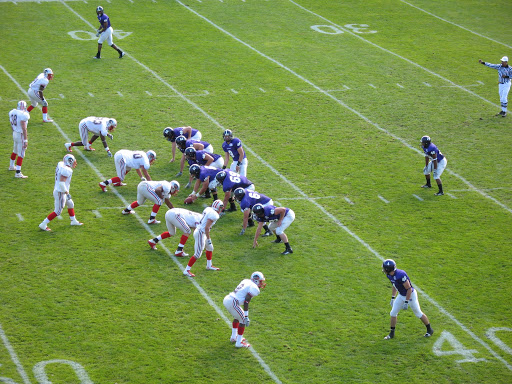
#> input picture Chapter 08. Image Formation/images/football.jpg, 512 x 384 px; the run also reads 2 pictures not shown here
$ jupyter execute --allow-errors '8.3 2D homographies.ipynb'
#> lines starting #> are read from the running program, lines starting #| are printed output that depends on the picture
# 8.3 2D Homographies

A 2D homography is a very general linear transformation between planes. In the previous notebook we applied rotations and translations to 3D points, which are examples of 3D euclidean homographies.

In computer vision, a homography is usually defined as a **perspective transformation of a plane**, in other words, a reprojection of a plane from one camera image into a different one, where the camera may have been translated and/or rotated. As a consequence, **any two images of the same planar surface in space are related by a homography**. This has many practical applications, such as image rectification, image registration, augmented reality, etc.

For 2D homographies, we have a $3x3$ matrix containing the linear transformation:$\\[010pt]$

$$
\begin{bmatrix} a & b & c \\ d & e & f \\ g & h & 1 \end{bmatrix} \begin{bmatrix} x \\ y \\  1\end{bmatrix}
=
\begin{bmatrix} u \\ v \\  w\end{bmatrix}\hspace{2cm} \begin{array}{rcr} x' = u\ /\ w \\ y' = v \ / \ w \end{array}\\[5pt] $$

<center>

</center>$\\[5pt]$

Notice that in such transformation:
- Lines are kept straight.
- Incident lines remain.

**In this notebook we will learn:**

- different types of homographies (<a href="#831">section 8.3.1</a>).
- how to find the parameters for a given homography in 2D (<a href="#832">section 8.3.2</a>).
- under which conditions a homography exists (<a href="#833">section 8.3.3</a>).

## Problem context - Homography in american football

American football is a team sport played by two teams of eleven players on a rectangular field with goalposts at each end. For the cool things we are going to implement we just need to know some points about this sport:

- The offense (the team with possession of the football) has 4 tries (called downs) for making the ball advance at least 10 yards (approx 9 meters).
- If a player passes the **down line** (yellow) with the ball, the offense have another 4 tries to advance 10 yards (from the point where the football was lost).
- **On television, a yellow line is electronically superimposed on the field to show the first down line to the viewing audience. Also, a blue line is superimposed showing where the play (the football) starts.**$\\[10pt]$

<center></center>$\\[3pt]$

As you can see in the image above, the offense is in the **3rd try** for advancing 10 yards (they advanced 5 yards in previous tries, so **the objective is 5 yards**). That information is given by a rectangle placed in the field showing **3rd (try) & 5 (yards to go)**.

Our objective in this notebook is to **place the blue line** (where the ball starts), the **yellow line** (down line) and the placed **rectangle** (which gives to the audience some information) **using homographies**. Cool, isn't?

[cell 1]
import numpy as np
import cv2
import matplotlib.pyplot as plt
import matplotlib
from math import cos,sin,pi

matplotlib.rcParams['figure.figsize'] = (12.0, 6.0)
images_path = './images/'

## 8.3.1 2D homography hierarchy levels <a id="831"></a>

But let's start from the beginning. All 2D homographies are linear transformations of 2D points, but there is a hierarchy level where we can distinguish different types of homographies (and, hence, transformations):$\\[10pt]$

<center></center>$\\[5pt]$

Throughout the next section we will cover these homography types. Let's go!

### <span style="color:orange">LEVEL 1: Translation</span>

$$\lambda \begin{bmatrix}x' \\ y' \\ 1 \end{bmatrix} = \begin{bmatrix} 1 & 0 & t_x \\ 0 & 1 & t_y \\ 0 & 0 & 1 \end{bmatrix}\begin{bmatrix}x \\ y \\ 1 \end{bmatrix} = \lambda \begin{bmatrix}x + t_x \\ y + t_y \\ 1 \end{bmatrix}\\[5pt]$$

Translation is the most simple homography, since pixels of the plane are **only shifted** in both $X$ and $Y$ directions.

### **<span style="color:green"><b><i>ASSIGNMENT 1a: Playing with... wait for it... translation!</i></b></span>**

Your first task is to:

1. Define a transformation matrix `M` that applies an arbitrary translation to the image `football.jpg`. Define such a matrix as having a `float64` format (more info about NumPy data types [here](https://numpy.org/doc/stable/user/basics.types.html)).

2. Apply such a homography to an image using the OpenCV function [`cv2.warpPerspective()`](https://docs.opencv.org/4.2.0/da/d54/group__imgproc__transform.html#gaf73673a7e8e18ec6963e3774e6a94b87). Take a look at its input arguments.

3. Finally, show both the original and the resulting image.

*Note: The size of the output image depends on the transformation we want to do, but for the following examples you can use the double of the width and height of the original image.*

<font color="blue">Output example:</font>

[cell 2]
# Write your code here!
matplotlib.rcParams['figure.figsize'] = (12.0, 6.0)

# Read image
image = cv2.imread(images_path + 'football.jpg')
#> image is the input picture: shape (384, 512, 3); mean B, G, R 73.1, 145.6, 119.3
image = cv2.cvtColor(image,cv2.COLOR_BGR2RGB)

# Define transformation matrix
M = np.array(None, dtype=None)

# Apply homography
n_rows = None
n_cols = None
#> (the rest of this cell did not finish here and is left out)

### <span style="color:orange">LEVEL 2: Euclidean transformation</span>

A linear transformation defining an euclidean (rigid) transformation has the shape:

$$\lambda \begin{bmatrix}x' \\ y' \\ 1 \end{bmatrix} = \begin{bmatrix} cos(\theta) & -sin(\theta) & t_x \\ sin(\theta) & cos(\theta) & t_y \\ 0 & 0 & 1 \end{bmatrix}\begin{bmatrix}x \\ y \\ 1 \end{bmatrix} = \lambda \begin{bmatrix}cos(\theta)x - sin(\theta)y + t_x \\ sin(\theta)x + cos(\theta)y  + t_y \\ 1 \end{bmatrix}\\[5pt]$$

As we saw in the previous notebook, this homography applies **rotation + translation**.
*Note that rotation is around the origin of coordinates (0,0), which is the top-left corner of the image.*

### **<span style="color:green"><b><i>ASSIGNMENT 1b: Euclidean transformation comes into play</i></b></span>**

Repeat the previous exercise using an Euclidean transformation, that is:

1. define the transformation matrix `M`,
2. apply it to the image,
3. show the initial and the resulting images.

<font color="blue">Output example:</font>

[cell 3]
# Write your code here!

# Define transformation matrix
theta = None
M = np.array(None, dtype=None)

# Apply homography
n_rows = None
n_cols = None
#> (the rest of this cell did not finish here and is left out)

### <span style="color:orange">LEVEL 3: Similarity</span>

The similarity transformation adds a scale to the previous one, so:

$$\lambda \begin{bmatrix}x' \\ y' \\ 1 \end{bmatrix} = \begin{bmatrix} s & 0 & 0 \\ 0 & s & 0 \\ 0 & 0 & 1 \end{bmatrix}\begin{bmatrix} cos(\theta) & -sin(\theta) & t_x \\ sin(\theta) & cos(\theta) & t_y \\ 0 & 0 & 1 \end{bmatrix}\begin{bmatrix}x \\ y \\ 1 \end{bmatrix} = \begin{bmatrix} s\cdot cos(\theta) & -s\cdot sin(\theta) & s\cdot t_x \\ s\cdot sin(\theta) & s\cdot cos(\theta) & s\cdot t_y \\ 0 & 0 & 1 \end{bmatrix}\begin{bmatrix}x \\ y \\ 1 \end{bmatrix} = \lambda \begin{bmatrix}s\cdot (cos(\theta)x - sin(\theta)y + t_x) \\ s\cdot (sin(\theta)x + cos(\theta)y  + t_y) \\ 1 \end{bmatrix}\\[5pt]$$

That is, this homography applies **rotation + translation + scale**.
*Note that scale have to be equal for both axes $x$ and $y$.*

### **<span style="color:green"><b><i>ASSIGNMENT 1c: Applying a similarity transformation</i></b></span>**

Repeat the previous exercise using a similarity transformation, that is:

1. define the transformation matrix `M`,
2. apply it to the image,
3. show the initial and the resulting images.

<font color="blue">Output example:</font>

[cell 4]
# Write your code here!

# Define transformation matrix
theta = None
scale = None
M = np.array(None, dtype=None)

# Apply homography
n_rows = None
n_cols = None
#> (the rest of this cell did not finish here and is left out)

### <span style="color:orange">LEVEL 4: Affine</span>

The affine transformation can be defined as:

$$\lambda \begin{bmatrix}x' \\ y' \\ 1 \end{bmatrix} = \begin{bmatrix} h_{00} & h_{01} & t_x \\ h_{10} & h_{11} & t_y \\ 0 & 0 & 1 \end{bmatrix}\begin{bmatrix}x \\ y \\ 1 \end{bmatrix} = \lambda \begin{bmatrix}h_{00}x + h_{01}y + t_x \\ h_{10}x + h_{11}y + t_y \\ 1 \end{bmatrix}\\[5pt]$$

This is an interesting homography because it appears quite often in real life (e.g. when the depth variation within the planar object and a camera is large):$\\[10pt]$

$\\[5pt]$

We can deffine it as a **rotation + translation + scale (different for each axis)** transform.

### **<span style="color:green"><b><i>ASSIGNMENT 1d: Affine transformation, I choose you</i></b></span>**

Repeat the previous assignment but using an affine transformation, that is:

1. define the transformation matrix `M`,
2. apply it to the image,
3. show the initial and the resulting images.

<font color="blue">Output example:</font>

[cell 5]
# Write your code here!

# Define transformation matrix
theta = None
s_x = None
s_y = None
M = np.array(None, dtype=None)

# Apply homography
n_rows = None
n_cols = None
#> (the rest of this cell did not finish here and is left out)

### <span style="color:orange">LEVEL 5: Projective</span>

And we have reached the top level, the projective transformation:

$$\lambda \begin{bmatrix}x' \\ y' \\ 1 \end{bmatrix} = \begin{bmatrix} h_{00} & h_{01} & h_{02} \\ h_{10} & h_{11} & h_{12}\\ h_{20} & h_{21} & 1 \end{bmatrix}\begin{bmatrix}x \\ y \\ 1 \end{bmatrix} = \lambda \begin{bmatrix}h_{00}x + h_{01}y + h_{02}\\ h_{10}x + h_{11}y + h_{12}\\ h_{20}x + h_{21}y + 1 \end{bmatrix}\\[5pt]$$

This is the general 2D homography since there are no constraints. Unlike the affine transformation, projective transformations appear in real life when variation in depth is comparable to the distance from the camera to an object:$\\[10pt]$

$\\[5pt]$

*Note that we used $h_{22}=1$ for fixing the scale factor in linear transformations. This constraint can be replaced with $\textbf{||h|| = 1}$ (better).*

The projective transformation is a very powerful tool, and it has many applications. **Take a look at the following example:**

[cell 6]
# Define transformation matrix
M = np.array([[3.1654,0.03225,1191.14702],[0.0799604,10.2911,263.9896],[-0.00014621,0.00300344,1]], dtype=np.float64)

# Apply homography
transformed = cv2.warpPerspective(image, M, (3100,2100))
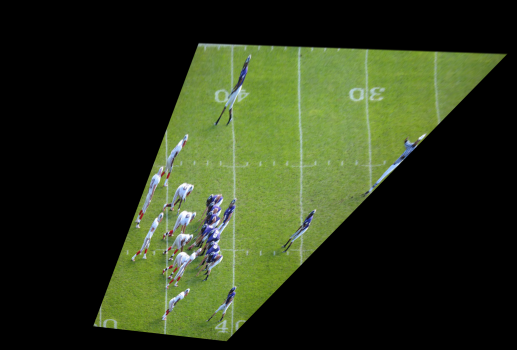
#> transformed: shape (2100, 3100, 3) (shown at 1/6 size); mean R, G, B 44.2, 54.2, 27.5

# Show the resulting image
plt.subplot(121)
plt.title("Original")
plt.imshow(image)
plt.subplot(122)
plt.title("Transformed")
plt.imshow(transformed);
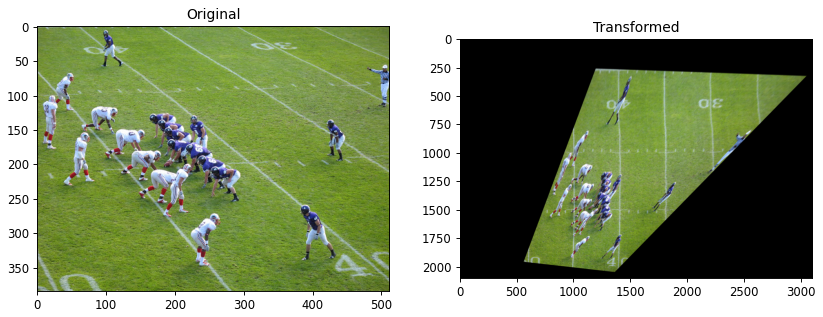
#> figure drawn by matplotlib, 2 panels

As you can see, the perspective of the image has been **removed** and the resultant (transformed) image is *like* an image taken from the air.

But, you can see that the coefficient of the employed transformation matrix are not some randomly picked numbers, so how can you obtain the specific matrix `M` that is able to do this? The short answer is from a set of corresponding points (rings any bell?). And going one step further: **How can a matrix `M` be obtained having pairs of correspondences**?

Just as a preview, in the example above, we have used the four corners of the rectangle that the white lines are forming and we have made them corresponded with an actual rectangle without perspective. Do not worry, we will explain this later, but first let's have a look at the maths behind this.

## 8.3.2 Solving the 2D homography: Direct Lineal Transformation (DLT) <a id="832"></a>

As you know, a general 2D homography that converts a point $p=(x,y)$ to another point $p'=(x',y')$ looks like this (in homogeneous coordinates):$\\[5pt]$

$$\lambda \begin{bmatrix}x' \\ y' \\ 1 \end{bmatrix} = \begin{bmatrix} h_{00} & h_{01} & h_{02} \\ h_{10} & h_{11} & h_{12}\\ h_{20} & h_{21} & 1 \end{bmatrix}\begin{bmatrix}x \\ y \\ 1 \end{bmatrix}$$

If we know the coordinates of the corresponding points in both images, we can build an equations' system to solve the coefficients of the matrix. Furthermore, knowing a certain amount of corresponding points that share the same homography will allow us to get a(n) (over)determined equation system to get them.

In this case, from a certain pair of points $i$, we can form a linear equations system in order to isolate the matrix variables:$\\[5pt]$

$$\begin{eqnarray}
x'_i = \frac{h_{00}x_i + h_{01}y_i + h_{02}}{h_{20}x_i + h_{21}y_i + 1}\  \longrightarrow \ x'_i(h_{20}x_i + h_{21}y_i + 1) = h_{00}x_i + h_{01}y_i + h_{02} \\[10pt]
y'_i = \frac{h_{10}x_i + h_{11}y_i + h_{12}}{h_{20}x_i + h_{21}y_i + 1}\ \longrightarrow \ y'_i(h_{20}x_i + h_{21}y_i + 1) = h_{10}x_i + h_{11}y_i + h_{12}
\end{eqnarray}
$$
$\\[10pt]$

This can be rewritten as:

$$A\mathbf{h} = 0 \longrightarrow
\begin{bmatrix}
-x_i & -y_i & -1 & 0 & 0 & 0 & x'_ix_i & x'_iy_i & x'_i \\
0 & 0 & 0 & -x_i & -y_i & -1 & y'_ix_i & y'_iy_i & y'_i
\end{bmatrix}
\begin{bmatrix}
h_{00} \\ h_{01} \\ h_{02} \\ h_{10} \\ h_{11} \\ h_{12} \\ h_{20} \\ h_{21} \\ 1
\end{bmatrix}
=
\begin{bmatrix}
0 \\ 0
\end{bmatrix}
\\[5pt]
$$

You can see that with less than 4 independent points ($rank(A) \lt 8$), there are infinitely many solutions behind $k\textbf{h}$.

But, if we have **4 or more independent pair of points** we can build the following expression:$\\[5pt]$

$$Ah = 0 \longrightarrow
\begin{bmatrix}
-x_1 & -y_1 & -1 & 0 & 0 & 0 & x'_1x_1 & x'_1y_1 & x'_1 \\
0 & 0 & 0 & -x_1 & -y_1 & -1 & y'_1x_1 & y'_1y_1 & y'_1 \\
& & & &\vdots \\
-x_n & -y_n & -1 & 0 & 0 & 0 & x'_nx_n & x'_ny_n & x'_n \\
0 & 0 & 0 & -x_n & -y_n & -1 & y'_nx_n & y'_ny_n & y'_n \\
\end{bmatrix}
\begin{bmatrix}
h_{00} \\ h_{01} \\ h_{02} \\ h_{10} \\ h_{11} \\ h_{12} \\ h_{20} \\ h_{21} \\ 1
\end{bmatrix}
=
\begin{bmatrix}
0 \\0\\ \vdots \\ 0 \\ 0
\end{bmatrix}
$$

- For $\textbf{n = 4}$ **independent pair of points** ($rank(A) = 8$), there is a solution $k\textbf{h}$ with $\textbf{h} \ne 0, k \ne 0$. This should be sufficient (and strictly it is, as we will test later), but the solution will be highly affected by the noise in the points coordinates, so this is not usually employed in applications with automatically detected points, but for manually chosen ones.$\\[5pt]$
- For $\textbf{n > 4}$ **independent pair of points** ($rank(A) \gt 8$), (e.g. those pairs of points detected by SIFT or Harris) there is not a solution (apart from $\textbf{h} = 0$) as the system is overdetermined. However, we can get the solution that minimizes the error in the points coordinates (that is, the least-squares solution): $\\[5pt]$

    - Arg. min$_h ||\textbf{Ah}||^2$ with $||\textbf{h}|| = 1$$\\[5pt]$
    - Solution $\hat{h}$: eigenvector of the smallest eigenvalue of $A^TA$

Note that if you know the specific type of the transformation, you may need less points to solve this equation system:

- **Translation** (2 unknowns) $\rightarrow$ **1 pair of points needed**
- **Euclidean** (3 unknowns) $\rightarrow$ **2 pair of points needed**
- **Similarity** (4 unknowns) $\rightarrow$ **2 pair of points needed**
- **Affine** (6 unknowns) $\rightarrow$ **3 pair of points needed**
- **Projective** (8 unknowns) $\rightarrow$ **4 pair of points needed**

But, as we said, usually, you need many more points for noise robustness, so this is not relevant at all.

Also, each type of transformation entails certain transformations and invariance, the table below resume this:$\\[10pt]$

<table>
<tbody>
<tr style="height: 23px;border: 1px solid black;">
<th style="height: 23px;border: 1px solid black;">&nbsp;</td>
<th style="height: 23px;border: 1px solid black;">Euclidean </td>
<th style="height: 23px;border: 1px solid black;">&nbsp;Similarity</td>
<th style="height: 23px;border: 1px solid black;">&nbsp;Affine</td>
<th style="height: 23px;border: 1px solid black;">&nbsp;Projective</td>
</tr>
<tr style="height: 23px;border: 1px solid black;">
<th style="height: 23px;border: 1px solid black;">&nbsp;Transformations:</td>
<td style="height: 23px;">&nbsp;</td>
<td style="height: 23px;">&nbsp;</td>
<td style="height: 23px;">&nbsp;</td>
<td style="height: 23px;">&nbsp;</td>
</tr>
<tr style="height: 23px;border: 1px solid black;">
<td style="height: 23px;border: 1px solid black;">&nbsp;Rotation, translation</td>
<td style="height: 23px;border: 1px solid black;">&nbsp;x</td>
<td style="height: 23px;border: 1px solid black;">&nbsp;x</td>
<td style="height: 23px;border: 1px solid black;">&nbsp;x</td>
<td style="height: 23px;border: 1px solid black;">&nbsp;x</td>
</tr>
<tr style="height: 23px;border: 1px solid black;">
<td style="height: 23px;border: 1px solid black;">&nbsp;Isotropic scale</td>
<td style="height: 23px;border: 1px solid black;">&nbsp;</td>
<td style="height: 23px;border: 1px solid black;">&nbsp;x</td>
<td style="height: 23px;border: 1px solid black;">&nbsp;x</td>
<td style="height: 23px;border: 1px solid black;">&nbsp;x</td>
</tr>
<tr style="height: 23px;border: 1px solid black;">
<td style="height: 23px;border: 1px solid black;">&nbsp;Axes scale</td>
<td style="height: 23px;border: 1px solid black;">&nbsp;</td>
<td style="height: 23px;border: 1px solid black;">&nbsp;</td>
<td style="height: 23px;border: 1px solid black;">&nbsp;x</td>
<td style="height: 23px;border: 1px solid black;">&nbsp;x</td>
</tr>
<tr style="height: 23px;border: 1px solid black;">
<td style="height: 23px;border: 1px solid black;">&nbsp;Perspective transformation</td>
<td style="height: 23px;border: 1px solid black;">&nbsp;</td>
<td style="height: 23px;border: 1px solid black;">&nbsp;</td>
<td style="height: 23px;border: 1px solid black;">&nbsp;</td>
<td style="height: 23px;border: 1px solid black;">&nbsp;x</td>
</tr>
<tr style="height: 23px;border: 1px solid black;">
<th style="height: 23px;border: 1px solid black;">&nbsp;Invariants:</td>
<td style="height: 23px;">&nbsp;</td>
<td style="height: 23px;">&nbsp;</td>
<td style="height: 23px;">&nbsp;</td>
<td style="height: 23px;">&nbsp;</td>
</tr>
<tr style="height: 23px;border: 1px solid black;">
<td style="height: 23px;border: 1px solid black;">&nbsp;Distance</td>
<td style="height: 23px;border: 1px solid black;">&nbsp;x</td>
<td style="height: 23px;border: 1px solid black;">&nbsp;</td>
<td style="height: 23px;border: 1px solid black;">&nbsp;</td>
<td style="height: 23px;border: 1px solid black;">&nbsp;</td>
</tr>
<tr style="height: 23px;border: 1px solid black;">
<td style="height: 23px;border: 1px solid black;">&nbsp;Angles, distance ratios</td>
<td style="height: 23px;border: 1px solid black;">&nbsp;x</td>
<td style="height: 23px;border: 1px solid black;">&nbsp;x</td>
<td style="height: 23px;border: 1px solid black;">&nbsp;</td>
<td style="height: 23px;border: 1px solid black;">&nbsp;</td>
</tr>
<tr style="height: 23px;border: 1px solid black;">
<td style="height: 23px;border: 1px solid black;">Parallelism, mass center</td>
<td style="height: 23px;border: 1px solid black;">&nbsp;x</td>
<td style="height: 23px;border: 1px solid black;">&nbsp;x</td>
<td style="height: 23px;border: 1px solid black;">&nbsp;x</td>
<td style="height: 23px;border: 1px solid black;">&nbsp;</td>
</tr>
<tr style="height: 23px;border: 1px solid black;">
<td style="height: 23px;border: 1px solid black;">&nbsp;<a href="https://en.wikipedia.org/wiki/Cross-ratio" target="_blank">Cross-ratio</a></td>
<td style="height: 23px;border: 1px solid black;">&nbsp;x</td>
<td style="height: 23px;border: 1px solid black;">&nbsp;x</td>
<td style="height: 23px;border: 1px solid black;">&nbsp;x</td>
<td style="height: 23px;border: 1px solid black;">&nbsp;x</td>
</tr>
</tbody>
</table>

### Let's apply your knowledge!

Now that we know how to solve the 2D homography, let's go back to our American football problem.

We are going to work with the image `football-big.jpg`, which is the same as the one used in previous exercises but with a better resolution and quality.

Let's start by reading and showing such color image:

[cell 7]
# Write your code here!

matplotlib.rcParams['figure.figsize'] = (12.0, 12.0)

# Read american football image.
image = cv2.imread(images_path + 'football-big.jpg')
#> (the rest of the program and of its run is left out)
